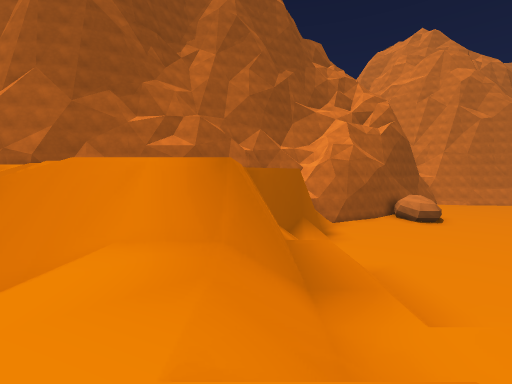
view 1 (above)

24 first-person views from a walk through a scene from a Unity 3-D project. The camera is 1.5 m above the floor, tilts 4° down and sees 90° across. The floor is counted in squares, 2 m on a side. Each view is taken from the middle of a square. On the plan, view 1 faces up. The plan holds only what a view shows up to about 9 squares ahead; the rest is blank. The place goes on beyond the plan. Some surface patterns are stand-ins.

view 2
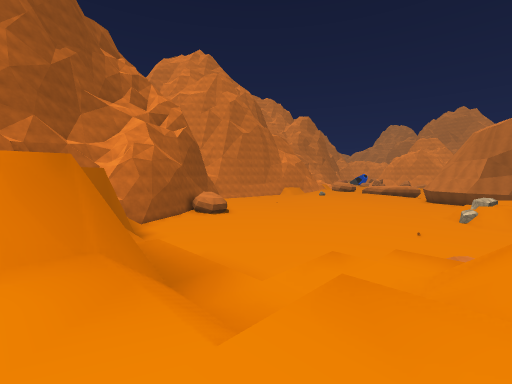

view 3
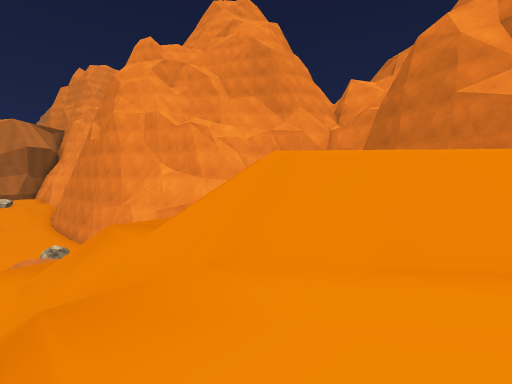

view 4
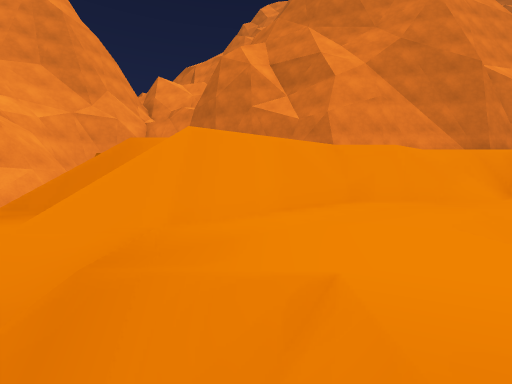

view 5
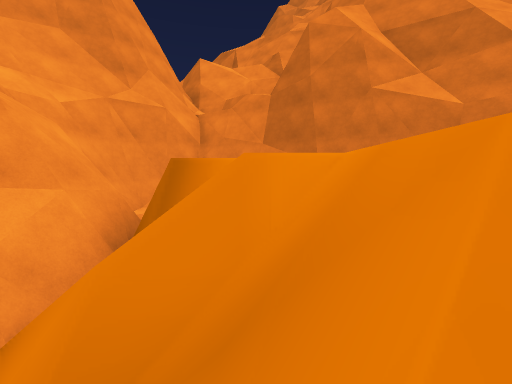

view 6
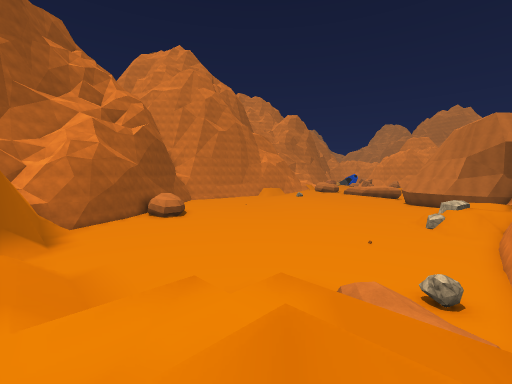

view 7
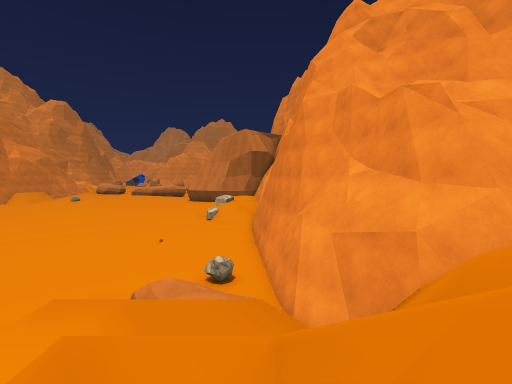

view 8
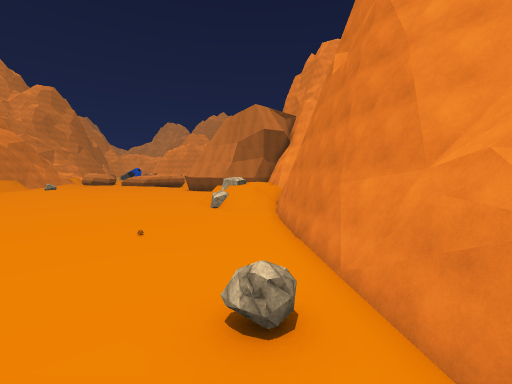

view 9
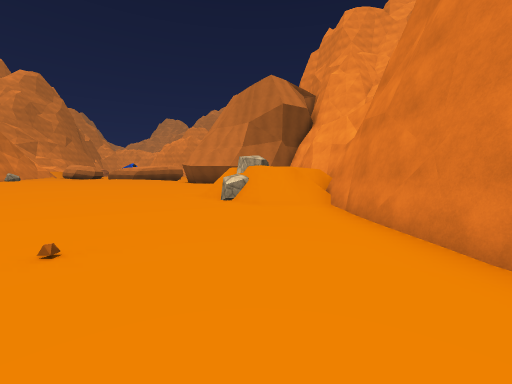

view 10
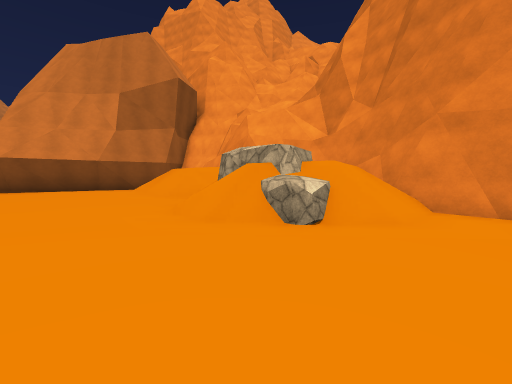

view 11
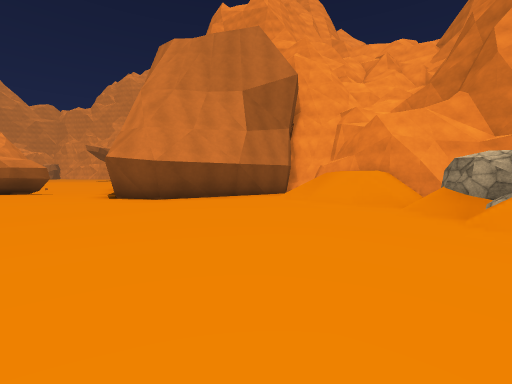

view 12
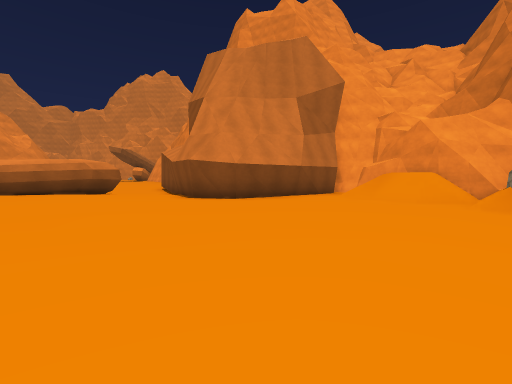

view 13
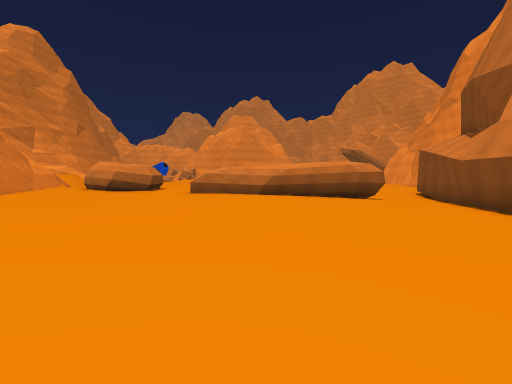

view 14
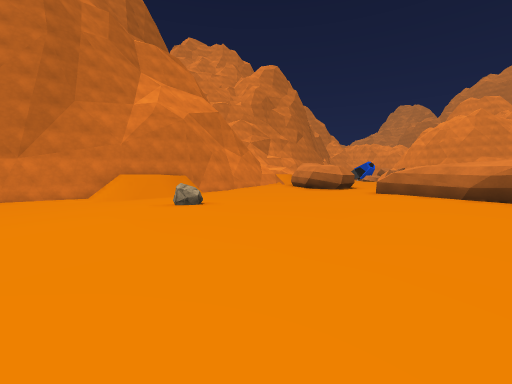

view 15
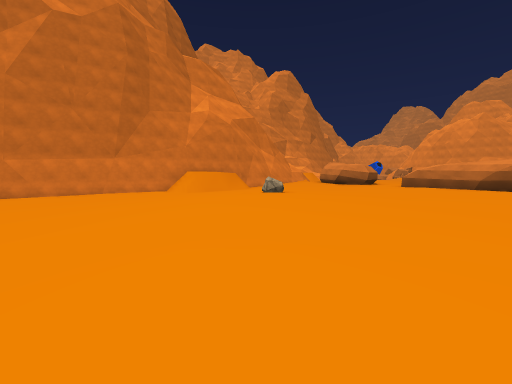

view 16
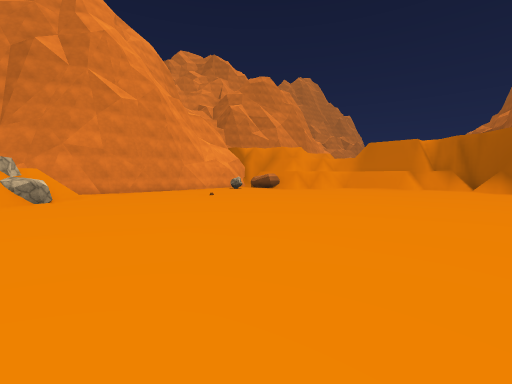

view 17
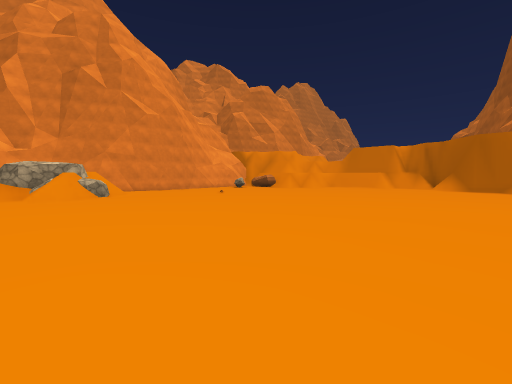

view 18
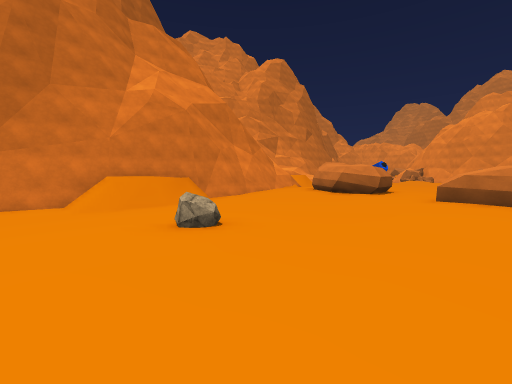

view 19
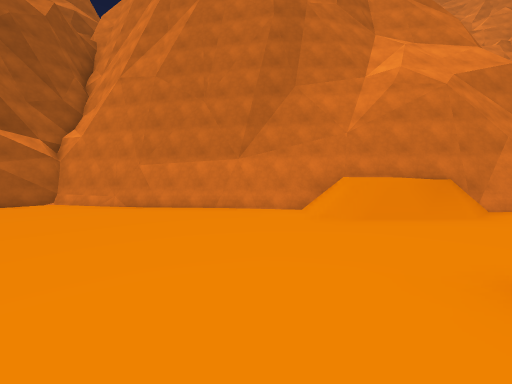

view 20
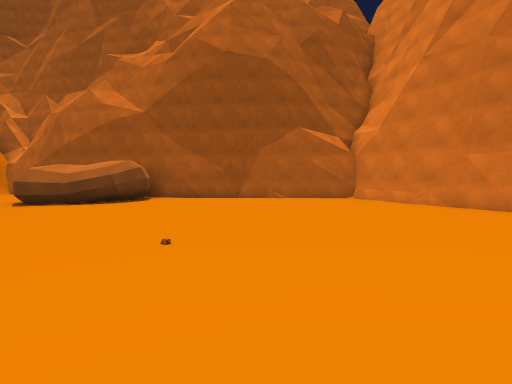

view 21
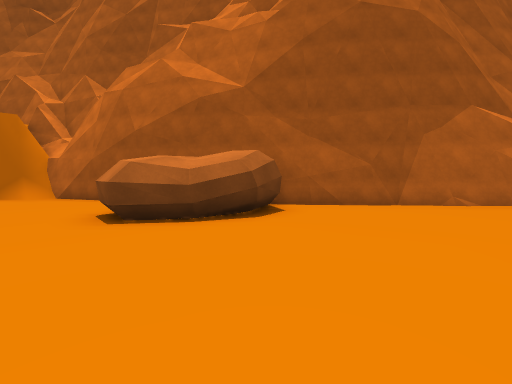

view 22
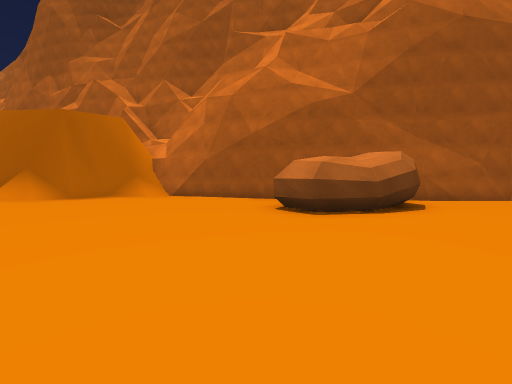

view 23
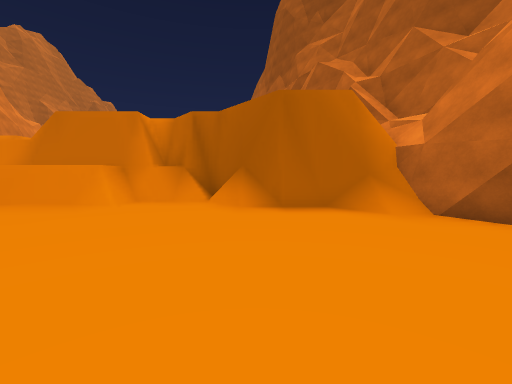

view 24
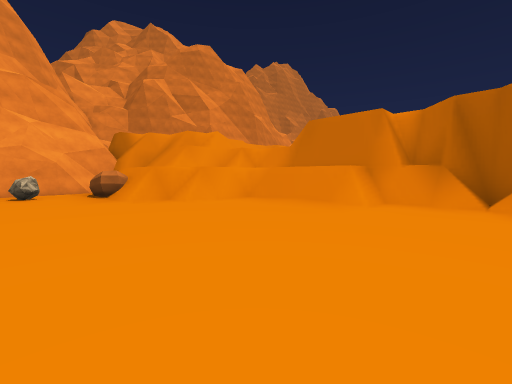

### Floor plan
Key: @ floor where view 1 was taken; # wall or solid block; . main floor; : floor 0.25 m higher than the main floor; + floor 0.5 m higher than the main floor; * floor 0.75 m higher than the main floor; % floor 2 m higher than the main floor; & floor 4 m higher than the main floor; $ floor 6 m higher than the main floor; / step, stairs or slope; = window, fence, low wall or low ledge; ^ raised ledge; v drop or lower ground; R rock.
Columns run from 4 left of view 1 to 31 right of it. Each row starts with its distance up from view 1.
 23                    #####
 22                   ##...#######
 21                  ##.....::::######
 20                ###....::::::://///
 19               ##....::::::::::::::++
 18               #.....::::::::::::::++
 17               ##...:::::::::++++++++
 16          ###.  #..::::::::++++++++++
 15        ###...###..:::..:::++*R++++++
 14        #/.........::...::/+***++++++
 13        #/.........:....::/+***+++++#
 12       ##...............::++**+++++*^
 11      ##/..............:::+++++++++*#
 10     ###...............:::++++++++++#
  9     ##/...............::+++++++++++#
  8     #//...............:::++++++++++#
  7     #/#/..............:::+++::+++++#
  6     #///..............::::::::::::::
  5     #///...............:::::::#####:
  4   ###///................::::::#   ##
  3  ###///#=//............/::::::#
  2   /&///%%=/..........R#//:///:#
  1    &=//////.........// RR=///:#
  0   /&@=#=///R.R......///  ///
 -1  //&#///   .....######/ ////
 -2 ///#/=#// #####      ######
 -3 /##   //###
 -4       =#=##
 -5        $$v##
 -6 ####      v#
 -7    ###v   v#
 -8      #######

Where each view was taken, in squares from view 1:
view 1: 0 up, 0 right, facing up
view 2: 0 up, 1 left, facing up-right
view 3: 1 up, 1 left, facing down-right
view 4: 2 up, 0 right, facing down
view 5: 1 down, 3 right, facing down
view 6: 1 down, 2 right, facing up-right
view 7: 1 down, 2 right, facing right
view 8: 0 up, 6 right, facing right
view 9: 1 up, 10 right, facing right
view 10: 5 up, 15 right, facing down-right
view 11: 8 up, 19 right, facing down-right
view 12: 10 up, 20 right, facing down-right
view 13: 11 up, 22 right, facing right
view 14: 10 up, 22 right, facing up-right
view 15: 10 up, 19 right, facing up-right
view 16: 11 up, 18 right, facing down-left
view 17: 13 up, 20 right, facing down-left
view 18: 12 up, 23 right, facing up-right
view 19: 14 up, 23 right, facing up
view 20: 14 up, 20 right, facing up-left
view 21: 13 up, 15 right, facing up-left
view 22: 10 up, 13 right, facing up-left
view 23: 11 up, 9 right, facing left
view 24: 10 up, 9 right, facing down-left
